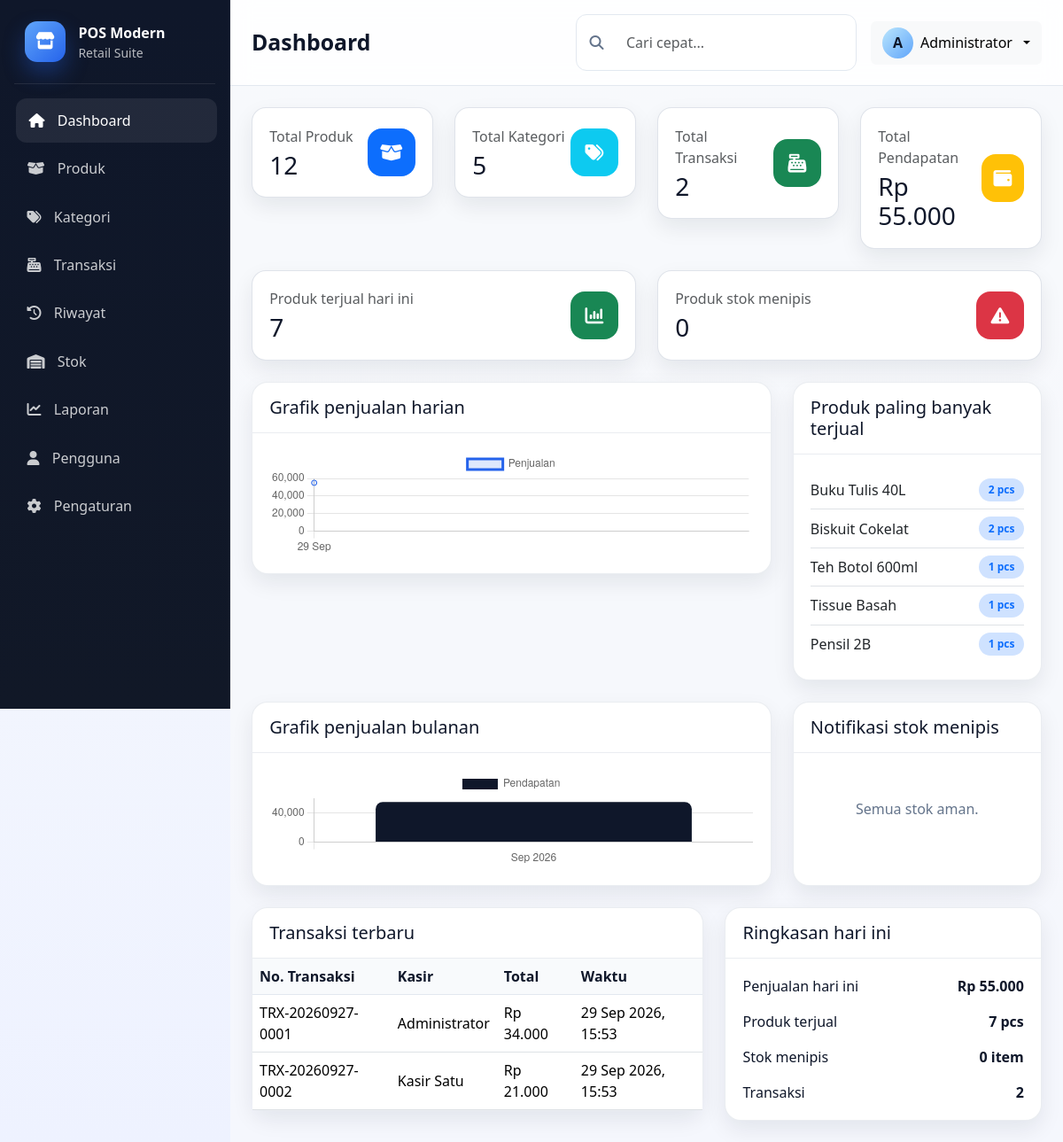
/dashboard.php (signed in), run on the app's committed database.
### tables this page shows
CREATE TABLE IF NOT EXISTS `users` (
    `id` INT UNSIGNED AUTO_INCREMENT PRIMARY KEY,
    `username` VARCHAR(50) NOT NULL UNIQUE,
    `password` VARCHAR(255) NOT NULL,
    `full_name` VARCHAR(100) NOT NULL,
    `role` ENUM('admin', 'cashier') NOT NULL DEFAULT 'admin',
    `created_at` TIMESTAMP DEFAULT CURRENT_TIMESTAMP,
    INDEX `idx_users_username` (`username`)
);

CREATE TABLE IF NOT EXISTS `transactions` (
    `id` INT UNSIGNED AUTO_INCREMENT PRIMARY KEY,
    `transaction_number` VARCHAR(50) NOT NULL UNIQUE,
    `user_id` INT UNSIGNED NOT NULL,
    `subtotal` DECIMAL(12,2) NOT NULL DEFAULT 0,
    `discount` DECIMAL(12,2) NOT NULL DEFAULT 0,
    `tax` DECIMAL(12,2) NOT NULL DEFAULT 0,
    `total` DECIMAL(12,2) NOT NULL DEFAULT 0,
    `payment_method` ENUM('cash', 'transfer', 'qris', 'e-wallet') NOT NULL,
    `payment_amount` DECIMAL(12,2) NOT NULL DEFAULT 0,
    `change_amount` DECIMAL(12,2) NOT NULL DEFAULT 0,
    `status` ENUM('completed', 'pending', 'cancelled') NOT NULL DEFAULT 'completed',
    `created_at` TIMESTAMP DEFAULT CURRENT_TIMESTAMP,
    INDEX `idx_transactions_user` (`user_id`),
    INDEX `idx_transactions_created` (`created_at`),
    CONSTRAINT `fk_transactions_user` FOREIGN KEY (`user_id`) REFERENCES `users` (`id`) ON DELETE RESTRICT ON UPDATE CASCADE
);

### dashboard.php (the view, shortened to what the rows shown need)
<?php
require_once __DIR__ . '/config/database.php';
$conn = db_connect();
$dailySales = $conn->query("SELECT DATE(created_at) AS sale_date, SUM(total) AS total FROM transactions WHERE status = 'completed' AND created_at >= DATE_SUB(CURDATE(), INTERVAL 6 DAY) GROUP BY DATE(created_at) ORDER BY sale_date ASC");
$dailyLabels = [];
$dailyValues = [];
while ($row = $dailySales->fetch_assoc()) {
    $dailyLabels[] = date('d M', strtotime($row['sale_date']));
    $dailyValues[] = (float) $row['total'];
}
$monthlySales = $conn->query("SELECT DATE_FORMAT(created_at, '%b %Y') AS month_label, SUM(total) AS total FROM transactions WHERE status = 'completed' AND created_at >= DATE_SUB(CURDATE(), INTERVAL 11 MONTH) GROUP BY DATE_FORMAT(created_at, '%Y-%m') ORDER BY created_at ASC");
$monthlyLabels = [];
$monthlyValues = [];
while ($row = $monthlySales->fetch_assoc()) {
    $monthlyLabels[] = $row['month_label'];
    $monthlyValues[] = (float) $row['total'];
}
$recentTransactions = $conn->query("SELECT t.*, u.full_name AS cashier FROM transactions t JOIN users u ON u.id = t.user_id ORDER BY t.created_at DESC LIMIT 5");
require_once __DIR__ . '/includes/header.php';
?>
<div class="main-panel">
    <?php require_once __DIR__ . '/includes/navbar.php'; ?>
    <div class="content-wrapper">
        <div class="row g-4">
            <div class="col-xl-7">
                <div class="table-card">
                    <div class="card-body p-0">
                        <div class="table-responsive">
                            <table class="table table-hover mb-0">
                                <thead>
                                    <tr>
                                        <th>No. Transaksi</th>
                                        <th>Kasir</th>
                                        <th>Total</th>
                                        <th>Waktu</th>
                                    </tr>
                                </thead>
                                <tbody>
                                    <?php if ($recentTransactions && $recentTransactions->num_rows > 0): ?>
                                        <?php while ($trx = $recentTransactions->fetch_assoc()): ?>
                                            <tr>
                                                <td><?php echo safe_output($trx['transaction_number']); ?></td>
                                                <td><?php echo safe_output($trx['cashier']); ?></td>
                                                <td><?php echo format_rupiah($trx['total']); ?></td>
                                                <td><?php echo format_date_time($trx['created_at']); ?></td>
                                            </tr>
                                        <?php endwhile; ?>
                                    <?php else: ?>
                                        <tr>
                                            <td colspan="4" class="text-center text-muted py-4">Belum ada transaksi.</td>
                                        </tr>
                                    <?php endif; ?>
                                </tbody>
                            </table>
                        </div>
                    </div>
                </div>
            </div>
        </div>
    </div>
</div>
<?php require_once __DIR__ . '/includes/footer.php'; ?>
<script>
const dailyLabels = <?php echo json_encode($dailyLabels); ?>;
const dailyValues = <?php echo json_encode($dailyValues); ?>;
const monthlyLabels = <?php echo json_encode($monthlyLabels); ?>;
const monthlyValues = <?php echo json_encode($monthlyValues); ?>;
new Chart(document.getElementById('dailySalesChart'), {
    type: 'line',
    data: {
        labels: dailyLabels.length ? dailyLabels : ['Tidak ada'],
        datasets: [{
            label: 'Penjualan',
            data: dailyValues.length ? dailyValues : [0],
            borderColor: '#2563eb',
            backgroundColor: 'rgba(37,99,235,0.15)',
            fill: true,
            tension: 0.4,
        }]
    },
    options: {
        responsive: true,
        maintainAspectRatio: false,
        scales: {
            y: { beginAtZero: true }
        }
    }
});
new Chart(document.getElementById('monthlySalesChart'), {
    type: 'bar',
    data: {
        labels: monthlyLabels.length ? monthlyLabels : ['Tidak ada'],
        datasets: [{
            label: 'Pendapatan',
            data: monthlyValues.length ? monthlyValues : [0],
            backgroundColor: '#0f172a',
            borderRadius: 8
        }]
    },
    options: {
        responsive: true,
        maintainAspectRatio: false,
        scales: {
            y: { beginAtZero: true }
        }
    }
});
</script>

### includes/navbar.php (shortened to what the rows shown need)
<?php
$currentUser = current_user();
?>
<header class="topbar">
    <div class="d-flex align-items-center justify-content-between w-100 gap-3">
        <div class="d-flex align-items-center gap-3">
            <div class="dropdown">
                <button class="btn btn-light dropdown-toggle d-flex align-items-center gap-2" type="button" data-bs-toggle="dropdown">
                    <span class="avatar-circle"><?php echo strtoupper(substr($currentUser['full_name'] ?? 'U', 0, 1)); ?></span>
                    <span><?php echo safe_output($currentUser['full_name'] ?? 'User'); ?></span>
                </button>
            </div>
        </div>
    </div>
</header>

### data on the page
users: full_name "A", full_name "Administrator"
transactions: transaction_number "TRX-20260927-0001", user.full_name "Administrator", total "Rp 34.000", created_at "29 Sep 2026, 15:53"
transactions: transaction_number "TRX-20260927-0002", user.full_name "Kasir Satu", total "Rp 21.000", created_at "29 Sep 2026, 15:53"

### other printed values
safe_output($item['title']) "Dashboard"
safe_output($item['title']) "Produk"
safe_output($item['title']) "Kategori"
safe_output($item['title']) "Transaksi"
safe_output($item['title']) "Riwayat"
safe_output($item['title']) "Stok"
safe_output($item['title']) "Laporan"
safe_output($item['title']) "Pengguna"
safe_output($item['title']) "Pengaturan"
safe_output($pageTitle) "Dashboard"
$stats['products'] "12"
$stats['categories'] "5"
$stats['transactions'] "2"
format_rupiah($stats['revenue']) "Rp 55.000"
$stats['sold_today'] "7"
